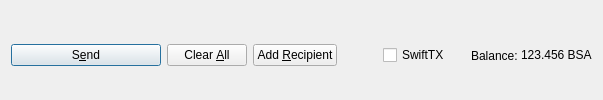
         <widget class="QFrame" name="frame_Send">
          <layout class="QHBoxLayout" name="horizontalLayout">
           <property name="bottomMargin">
            <number>0</number>
           </property>
           <item>
            <widget class="QPushButton" name="sendButton">
             <property name="minimumSize">
              <size>
               <width>150</width>
               <height>0</height>
              </size>
             </property>
             <property name="toolTip">
              <string>Confirm the send action</string>
             </property>
             <property name="text">
              <string>S&amp;end</string>
             </property>
             <property name="icon">
              <iconset resource="../basex.qrc">
               <normaloff>:/icons/send</normaloff>:/icons/send</iconset>
             </property>
             <property name="autoDefault">
              <bool>false</bool>
             </property>
             <property name="default">
              <bool>true</bool>
             </property>
            </widget>
           </item>
           <item>
            <widget class="QPushButton" name="clearButton">
             <property name="sizePolicy">
              <sizepolicy hsizetype="Minimum" vsizetype="Fixed">
               <horstretch>0</horstretch>
               <verstretch>0</verstretch>
              </sizepolicy>
             </property>
             <property name="toolTip">
              <string>Clear all fields of the form.</string>
             </property>
             <property name="text">
              <string>Clear &amp;All</string>
             </property>
             <property name="icon">
              <iconset resource="../basex.qrc">
               <normaloff>:/icons/remove</normaloff>:/icons/remove</iconset>
             </property>
             <property name="autoDefault">
              <bool>false</bool>
             </property>
            </widget>
           </item>
           <item>
            <widget class="QPushButton" name="addButton">
             <property name="toolTip">
              <string>Send to multiple recipients at once</string>
             </property>
             <property name="text">
              <string>Add &amp;Recipient</string>
             </property>
             <property name="icon">
              <iconset resource="../basex.qrc">
               <normaloff>:/icons/add</normaloff>:/icons/add</iconset>
             </property>
             <property name="autoDefault">
              <bool>false</bool>
             </property>
            </widget>
           </item>
           <item>
            <spacer name="horizontalSpacer">
             <property name="orientation">
              <enum>Qt::Horizontal</enum>
             </property>
             <property name="sizeHint" stdset="0">
              <size>
               <width>40</width>
               <height>20</height>
              </size>
             </property>
            </spacer>
           </item>
           <item>
            <layout class="QHBoxLayout" name="horizontalLayout_2">
             <property name="spacing">
              <number>3</number>
             </property>
             <item>
              <widget class="QCheckBox" name="checkSwiftTX">
               <property name="enabled">
                <bool>true</bool>
               </property>
               <property name="minimumSize">
                <size>
                 <width>85</width>
                 <height>0</height>
                </size>
               </property>
               <property name="text">
                <string>SwiftTX</string>
               </property>
              </widget>
             </item>
             <item>
              <widget class="QLabel" name="label">
               <property name="text">
                <string>Balance:</string>
               </property>
              </widget>
             </item>
             <item>
              <widget class="QLabel" name="labelBalance">
               <property name="sizePolicy">
                <sizepolicy hsizetype="Preferred" vsizetype="Fixed">
                 <horstretch>0</horstretch>
                 <verstretch>0</verstretch>
                </sizepolicy>
               </property>
               <property name="cursor">
                <cursorShape>IBeamCursor</cursorShape>
               </property>
               <property name="text">
                <string notr="true">123.456 BSA</string>
               </property>
               <property name="textInteractionFlags">
                <set>Qt::LinksAccessibleByMouse|Qt::TextSelectableByKeyboard|Qt::TextSelectableByMouse</set>
               </property>
              </widget>
             </item>
            </layout>
           </item>
          </layout>
         </widget>
